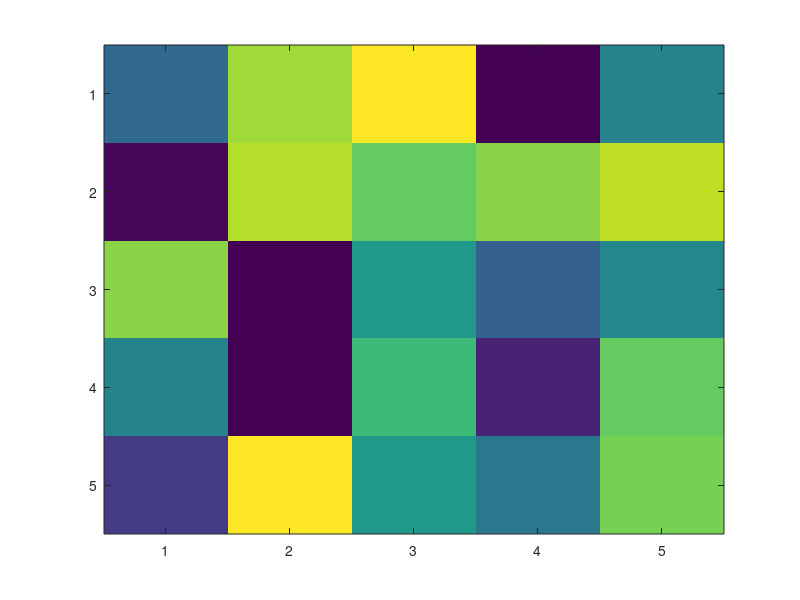

MATLAB code for this plot: (Note: this script raises an error after producing the figure.)
%% test_squarescreen
% Tests of the squarescreen function (figures off).
%--------------------------------------------------------------------------
set(0, 'DefaultFigureVisible', 'off')

%% Sets the figure position
figure; imagesc(rand(5));
squarescreen;
assert(isequal(get(gcf, 'Position'), [0, 35, 650, 607]))
close all
